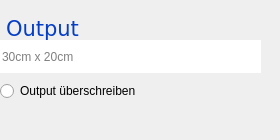
       <widget class="QGroupBox" name="infoBoxOutput">
        <property name="sizePolicy">
         <sizepolicy hsizetype="Maximum" vsizetype="Fixed">
          <horstretch>0</horstretch>
          <verstretch>0</verstretch>
         </sizepolicy>
        </property>
        <property name="minimumSize">
         <size>
          <width>260</width>
          <height>140</height>
         </size>
        </property>
        <property name="maximumSize">
         <size>
          <width>16777215</width>
          <height>140</height>
         </size>
        </property>
        <property name="font">
         <font>
          <family>Verdana</family>
          <pointsize>16</pointsize>
         </font>
        </property>
        <property name="styleSheet">
         <string notr="true">border:none;
padding-left: 10;</string>
        </property>
        <property name="title">
         <string/>
        </property>
        <property name="alignment">
         <set>Qt::AlignLeading|Qt::AlignLeft|Qt::AlignTop</set>
        </property>
        <property name="flat">
         <bool>true</bool>
        </property>
        <widget class="QLabel" name="outputLabel">
         <property name="geometry">
          <rect>
           <x>-10</x>
           <y>10</y>
           <width>251</width>
           <height>31</height>
          </rect>
         </property>
         <property name="sizePolicy">
          <sizepolicy hsizetype="Preferred" vsizetype="Minimum">
           <horstretch>0</horstretch>
           <verstretch>0</verstretch>
          </sizepolicy>
         </property>
         <property name="maximumSize">
          <size>
           <width>16777215</width>
           <height>200</height>
          </size>
         </property>
         <property name="font">
          <font>
           <family>Verdana</family>
           <pointsize>16</pointsize>
          </font>
         </property>
         <property name="autoFillBackground">
          <bool>false</bool>
         </property>
         <property name="styleSheet">
          <string notr="true">color: #043EC7;</string>
         </property>
         <property name="text">
          <string>Output</string>
         </property>
         <property name="alignment">
          <set>Qt::AlignLeading|Qt::AlignLeft|Qt::AlignTop</set>
         </property>
        </widget>
        <widget class="QLineEdit" name="outputSize">
         <property name="geometry">
          <rect>
           <x>-10</x>
           <y>40</y>
           <width>271</width>
           <height>33</height>
          </rect>
         </property>
         <property name="autoFillBackground">
          <bool>false</bool>
         </property>
         <property name="styleSheet">
          <string notr="true"/>
         </property>
         <property name="placeholderText">
          <string>30cm x 20cm</string>
         </property>
        </widget>
        <widget class="QRadioButton" name="outputWriteRadio">
         <property name="geometry">
          <rect>
           <x>-10</x>
           <y>80</y>
           <width>271</width>
           <height>22</height>
          </rect>
         </property>
         <property name="text">
          <string>Output überschreiben</string>
         </property>
        </widget>
       </widget>
